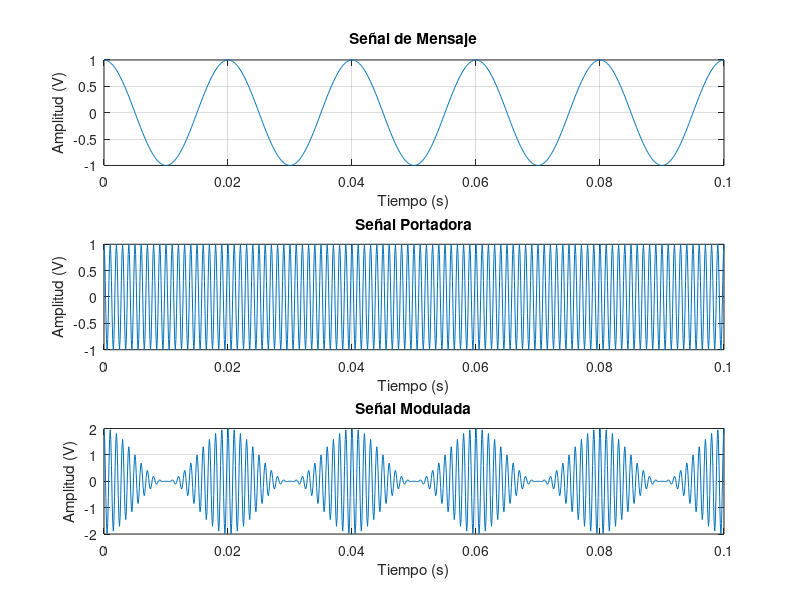
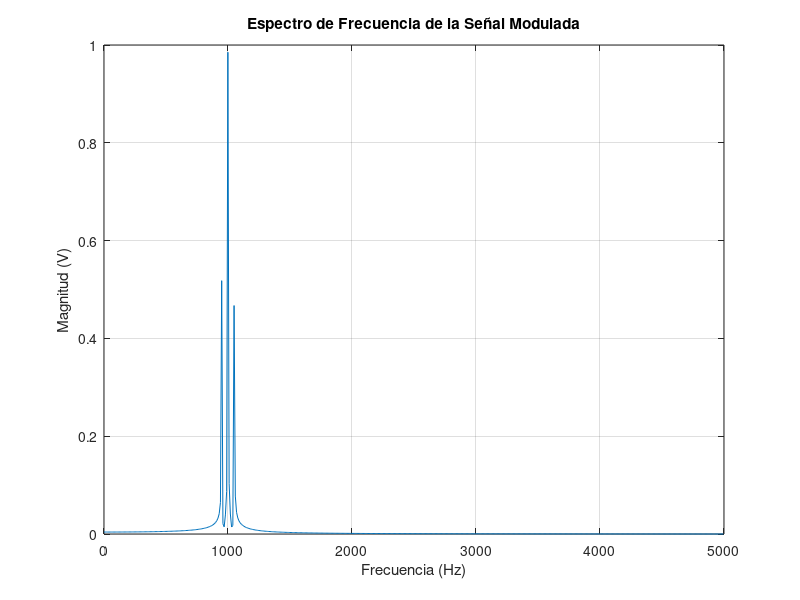

Recreate these plots in MATLAB, in order.
clc
close all;
clear;

fs = 10000;
t = 0:1/fs:0.1;

% Señal de mensaje
Am = 1;
fm = 50;
m_t = Am .* cos(2 * pi * fm * t);

% Señal portadora
fc = 1000;
Ac = 1;
c_t = Ac .* cos(2 * pi * fc * t);

% Modulación AM
s_t = c_t + m_t .* c_t ./ Ac;

% Representación en el dominio del tiempo
figure('Name', 'Señales en el Dominio del Tiempo');

subplot(3,1,1);
plot(t, m_t);
title('Señal de Mensaje');
xlabel('Tiempo (s)');
ylabel('Amplitud (V)');
grid on;

subplot(3,1,2);
plot(t, c_t);
title('Señal Portadora');
xlabel('Tiempo (s)');
ylabel('Amplitud (V)');
grid on;

subplot(3,1,3);
plot(t, s_t);
title('Señal Modulada');
xlabel('Tiempo (s)');
ylabel('Amplitud (V)');
grid on;

% Representación en el dominio de la frecuencia de la señal modulada
N = length(s_t);      % Número de muestras
Y = fft(s_t) / N;     % Transformada de Fourier
f = fs * (0:(N / 2)) / N;   % Eje de frecuencias

figure('Name', 'Espectro de Frecuencia de la Señal Modulada');
plot(f, 2 * abs(Y(1:N/2+1)));
title('Espectro de Frecuencia de la Señal Modulada');
xlabel('Frecuencia (Hz)');
ylabel('Magnitud (V)');
grid on;